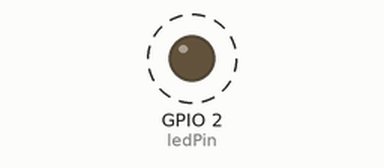
A program run on a simulated ESP32. Shown: output pins drawn as LEDs (lit = HIGH). Dashed ring = blinking. What the program prints to the serial monitor is not drawn.

Above: at 0.2 s.
Timing chart, 0 to 3.0 s (numbered marks = the images above):
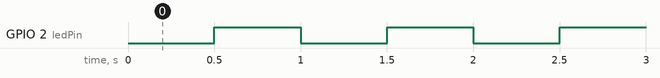

The program:

main.cpp
```cpp
#include <Arduino.h>

const int ledPin = 2;             // กำหนดขาพิน 2 (LED บนบอร์ด ESP32)
unsigned long previousTime = 0;   // ตัวแปรสำหรับเก็บเวลาล่าสุดที่ทำงาน
const long interval = 500;       // ระยะเวลาหน่วง 500 มิลลิวินาที (0.5 วินาที)

void setup() {
  // 1. ตั้งค่าความเร็วการสื่อสาร (Baud Rate) ให้ตรงกับ platformio.ini
  Serial.begin(115200);

  // 2. กำหนดให้พิน 2 เป็นขาปล่อยสัญญาณออก (Output)
  pinMode(ledPin, OUTPUT);

  // แสดงข้อความว่าระบบพร้อมทำงาน
  Serial.println("System Initialized...");
}

void loop() {
  // ดึงเวลาปัจจุบันของบอร์ดมาเก็บไว้ (หน่วยเป็นมิลลิวินาที)
  unsigned long currentTime = millis();

  // เช็คว่าเวลาปัจจุบัน ห่างจากเวลาล่าสุด เกิน 1 วินาทีหรือยัง
  if (currentTime - previousTime >= interval) {

    // อัปเดตเวลาล่าสุดให้เป็นเวลาปัจจุบัน
    previousTime = currentTime;

    // อ่านสถานะไฟปัจจุบัน แล้วสั่งงานให้สลับสถานะ (ถ้าติดให้ดับ ถ้าดับให้ติด)
    int currentState = digitalRead(ledPin);
    digitalWrite(ledPin, !currentState);

    // พิมพ์สถานะส่งกลับมาให้อาจารย์ดูที่หน้าจอ
    Serial.print("LED Status: ");
    Serial.println(!currentState ? "ON" : "OFF");
  }
}
```

Measured:
- by itself, GPIO 2 (ledPin): alternates HIGH for 0.50 s and LOW for 0.50 s
